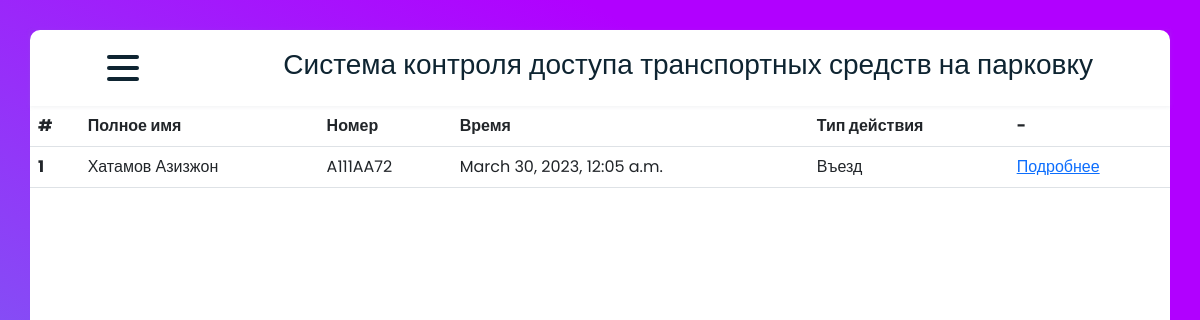
The page /actions-history/ (signed in) on the database its author committed.
### carRegister/models.py (models this page shows, shortened)
class CarRegister(models.Model):
    employee = models.ForeignKey(Employee, on_delete=models.CASCADE)
    type_of_action = models.CharField("Название действия", max_length=20)
    date = models.DateTimeField("Время")
    image = models.ImageField(upload_to='carRegister/')

class Employee(models.Model):
    fullName = models.CharField('ФИО', max_length=150)
    car_number = models.CharField('Номер автомобиля', max_length=11)
    job = models.CharField("Должность", max_length=50)
    date_of_birth = models.DateField("Дата рождения")
    car_mark = models.CharField("Марка автомобиля", max_length=50)
    car_model = models.CharField("Модель автомобиля", max_length=50)
    car_year = models.IntegerField("Год выпуска автомобиля",
                                   validators=[
                                       MaxValueValidator(2023),
                                       MinValueValidator(1930)
                                   ]
                                   )

### carRegister/views.py (the view)
# urls.py: path('actions-history/', actions_history),
@login_required(login_url='/account/login')
def actions_history(request):
    car_register = CarRegister.objects.all()
    return render(request, 'carRegister/actions-history.html', {'objects': car_register})

### carRegister/templates/carRegister/actions-history.html (shortened to what this page needs)
{% extends 'carRegister/layout.html' %}
{% load static %}
{% block content %}
<table class="table" id="table">
  <thead class="thead-dark">
    <tr>
      <th scope="col">#</th>
      <th scope="col">Полное имя</th>
      <th scope="col">Номер</th>
      <th scope="col">Время</th>
        <th scope="col">Тип действия</th>
      <th scope="col">-</th>
    </tr>
  </thead>
  <tbody>
  {% for item in objects %}
    <tr>
      <th scope="row">{{ forloop.counter }}</th>
      <td>{{ item.employee.fullName }}</td>
      <td>{{ item.employee.car_number }}</td>
      <td>{{ item.date }}</td>
      <td>{{ item.type_of_action }}</td>
    <td><a href="{% url 'actions_detail' item.id %}">Подробнее</a></td>
    </tr>
  {% endfor %}
  </tbody>
</table>
{% endblock %}

### carRegister/static/carRegister/css/main.css (style rules this page uses)
* { margin: 0; padding: 0; box-sizing: border-box; }
body { font-family: "Poppins", sans-serif; }
body { background: rgb(2,0,36); background: linear-gradient(29deg, rgba(2,0,36,1) 0%, rgba(106,106,247,1) 0%, rgba(132,79,245,1) 32%, rgba(177,0,255,1) 77%); overflow-y: hidden; }

### rows shown on the page
CarRegister: employee.fullName "Хатамов Азизжон", employee.car_number "A111AA72", date "March 30, 2023, 12:05 a.m.", type_of_action "Въезд"
